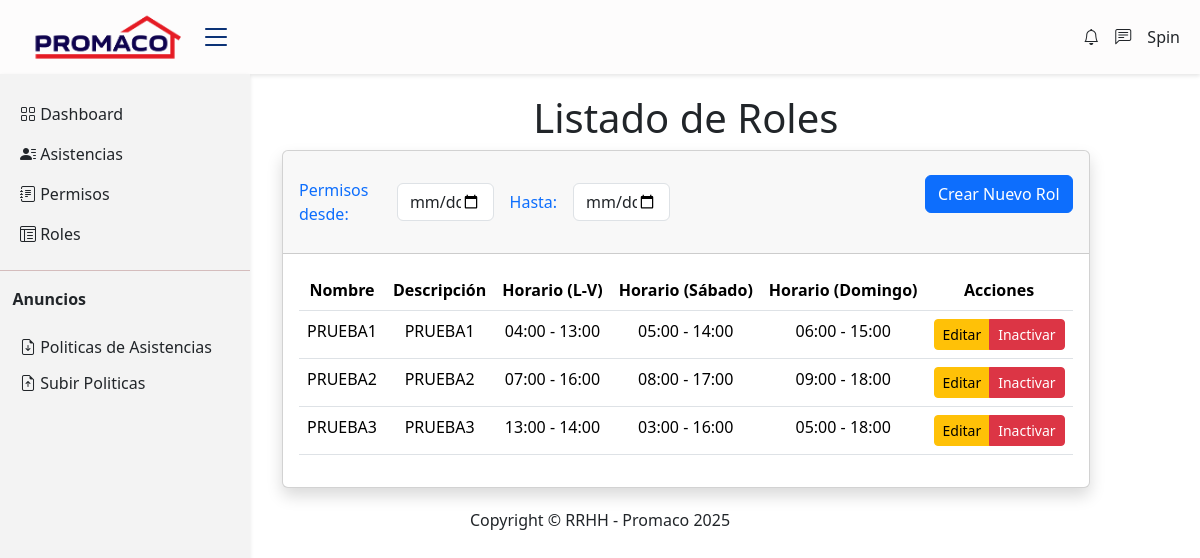
The app's page /roles/roles/ (signed in) with its own data.
### Apps/roles/models.py (models this page shows, shortened)
class Rol(models.Model):
    nombre = models.CharField(max_length=100, unique=True)  # Nombre del rol
    descripcion = models.TextField(
        null=True, blank=True)  # Descripción opcional
    hora_inicio_semana = models.TimeField()  # Horario de lunes a viernes (inicio)
    hora_fin_semana = models.TimeField()  # Horario de lunes a viernes (fin)
    hora_inicio_sabado = models.TimeField(
        null=True, blank=True)  # Horario del sábado (opcional)
    hora_fin_sabado = models.TimeField(
        null=True, blank=True)  # Horario del sábado (opcional)
    hora_inicio_domingo = models.TimeField(
        null=True, blank=True)  # Horario del domingo (opcional)
    hora_fin_domingo = models.TimeField(
        null=True, blank=True)  # Horario del domingo (opcional)
    estado = models.CharField(
        max_length=8,
        choices=[('ACTIVO', 'ACTIVO'), ('INACTIVO', 'INACTIVO')],
        default='ACTIVO'
    )  # Control de estado
    creado_por = models.CharField(
        max_length=100, default='SISTEMA')  # Quién creó el registro
    modificado_por = models.CharField(
        max_length=100, null=True, blank=True)  # Última modificación
    fecha_creacion = models.DateTimeField(auto_now_add=True)  # Creado en
    fecha_actualizacion = models.DateTimeField(
        auto_now=True)  # Última actualización
    class Meta:
        db_table = 'roles'

### Apps/roles/views.py (the view)
# urls.py: path('roles/', views.rol_list, name='rol_list'),
@login_required
def rol_list(request):
    try:
        roles = Rol.objects.filter(estado='ACTIVO')
    except Exception as e:
        logger.exception("Error al obtener la lista de roles")
        messages.error(request, "Error al obtener la lista de roles.")
        roles = []
    return render(request, 'rol_crud.html', {'roles': roles})

### Apps/roles/templates/rol_crud.html (shortened to what this page needs)
{% extends 'base.html' %}
{% load static %}
{% block content %}
<link href="https://cdn.jsdelivr.net/npm/bootstrap@5.3.3/dist/css/bootstrap.min.css" rel="stylesheet">
<div id="wrapper">
  <div id="content-wrapper" class="d-flex flex-column">
    <div id="content">
      <div class="container-fluid">
        <div class="align-items-center">
          <h1 class="text-gray-800 text-center font-weight-bold">Listado de Roles</h1>
        </div>
        <div class="card shadow mb-12">
          <div class="card-header py-3">
            <div class="d-flex align-items-center justify-content-between">
              <div class="col-md-6 d-flex align-items-center">
                <label for="" class="m-0 font-weight-bold text-primary">
                  Permisos desde:
                </label>
                <input type="date" class="m-3 form-control w-25">
                <label for="" class="m-0 font-weight-bold text-primary">
                  Hasta:
                </label>
                <input type="date" class="m-3 form-control w-25">
              </div>
              <div class="btn-group ms-auto" role="group">
                <div class="d-flex justify-content-end mb-3">
                  <button class="btn btn-primary" data-bs-toggle="modal" data-bs-target="#createRolModal">
                    Crear Nuevo Rol
                  </button>
                </div>
              </div>
            </div>
          </div>
          <div class="card-body">
            <div class="table-responsive">
              <table class="table datatable text-center" id="dataTable" cellspacing="0">
                <thead class="text-center">
                  <tr class="table-tr">
                    <tr>
                      <th>Nombre</th>
                      <th>Descripción</th>
                      <th>Horario (L-V)</th>
                      <th>Horario (Sábado)</th>
                      <th>Horario (Domingo)</th>
                      <th>Acciones</th>
                    </tr>
                </thead>
                <tbody>
                  {% for rol in roles %}
                  <tr>
                    <td>{{ rol.nombre }}</td>
                    <td>{{ rol.descripcion }}</td>
                    <td>{{ rol.hora_inicio_semana }} - {{ rol.hora_fin_semana }}</td>
                    <td>
                      {% if rol.hora_inicio_sabado %}
                      {{ rol.hora_inicio_sabado }} - {{ rol.hora_fin_sabado }}
                      {% else %}
                      N/A
                      {% endif %}
                    </td>
                    <td>
                      {% if rol.hora_inicio_domingo %}
                      {{ rol.hora_inicio_domingo }} - {{ rol.hora_fin_domingo }}
                      {% else %}
                      N/A
                      {% endif %}
                    </td>
                    <td>
                      <div class="btn-group">
                        <button class="btn btn-warning btn-sm" data-bs-toggle="modal" data-bs-target="#updateRolModal{{ rol.id }}">
                          Editar
                        </button>
                        <button class="btn btn-danger btn-sm" data-bs-toggle="modal" data-bs-target="#inactivateRolModal{{ rol.id }}">
                          Inactivar
                        </button>
                      </div>
                    </td>
                  </tr>
            {% endfor %}
          </tbody>
        </table>
      </div>
    </div>
  </div>
</div>
{% endblock %}

### static/css/style.css (style rules this page uses)
body { background-color: rgb(200, 125, 27); }

### records on screen
Rol: nombre "PRUEBA1", descripcion "PRUEBA1", hora_inicio_semana "04:00", hora_fin_semana "13:00", hora_inicio_sabado "05:00", hora_fin_sabado "14:00", hora_inicio_domingo "06:00", hora_fin_domingo "15:00"
Rol: nombre "PRUEBA2", descripcion "PRUEBA2", hora_inicio_semana "07:00", hora_fin_semana "16:00", hora_inicio_sabado "08:00", hora_fin_sabado "17:00", hora_inicio_domingo "09:00", hora_fin_domingo "18:00"
Rol: nombre "PRUEBA3", descripcion "PRUEBA3", hora_inicio_semana "13:00", hora_fin_semana "14:00", hora_inicio_sabado "03:00", hora_fin_sabado "16:00", hora_inicio_domingo "05:00", hora_fin_domingo "18:00"
